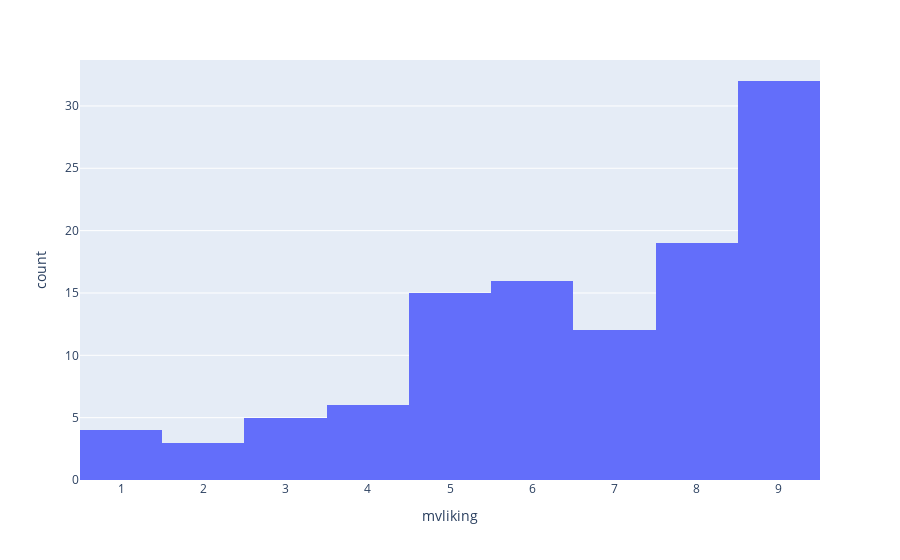

Notebook cell for this chart:
### Markdown cell above
### 5.2. Vamos entender melhor os clusters

### Code cell
fig = px.histogram(data_frame=df_cluster0, x='mvliking')
fig.show()

### Figure 1 — Plotly figure (JSON) as saved in the notebook; plotly's stock layout.template omitted (floating-point values rounded to 4 significant figures)
{"data": [{"bingroup": "x", "hovertemplate": "mvliking=%{x}<br>count=%{y}<extra></extra>", "legendgroup": "", "marker": {"color": "#636efa", "pattern": {"shape": ""}}, "name": "", "orientation": "v", "showlegend": false, "type": "histogram", "x": [6, 8, 6, 6, 9, 4, 7, 9, 6, 4, 6, 6, 5, 7, 5, 8, 9, 4, 4, 9, 6, 5, 5, 3, 8, 8, 6, 6, 7, 1, 1, 9, 6, 9, 7, 9, 6, 8, 9, 9, 9, 7, 7, 9, 9, 9, 6, 9, 8, 1, 5, 2, 2, 7, 9, 8, 9, 8, 8, 6, 8, 3, 8, 7, 8, 6, 7, 9, 9, 3, 9, 9, 7, 5, 8, 7, 8, 9, 9, 8, 5, 8, 6, 7, 2, 9, 9, 9, 5, 1, 3, 5, 6, 9, 5, 9, 8, 5, 9, 8, 5, 3, 4, 4, 9, 5, 5, 9, 5, 8, 9, 9], "xaxis": "x", "yaxis": "y"}], "layout": {"barmode": "relative", "legend": {"tracegroupgap": 0}, "margin": {"t": 60}, "xaxis": {"anchor": "y", "domain": [0, 1], "title": {"text": "mvliking"}}, "yaxis": {"anchor": "x", "domain": [0, 1], "title": {"text": "count"}}}}
